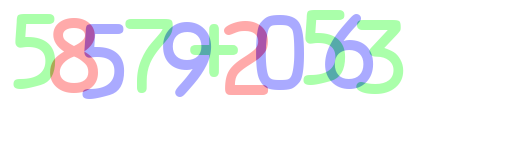
#> input picture ML/KNN/SCTF2017/Solving/images/3.png, 510 x 150 px
$ python make_train_data.py
#> lines starting #> are read from the running program, lines starting #| are printed output that depends on the picture; after the words box and inside, x2 and y2 are one past the last pixel; in counts of white or black regions, pixels touching at a corner belong together
#> further down, image is the input picture: shape (150, 510, 3); mean B, G, R 244.2, 244.2, 240.9
### ML/KNN/SCTF2017/Solving/utils.py
import cv2
import numpy as np
import re

BLUE = 0
GREEN = 1
RED = 2


# 특정한 색상의 모든 단어가 포함된 이미지를 추출합니다.
def get_chars(image, color):
    other_1 = (color + 1) % 3
    other_2 = (color + 2) % 3

    c = image[:, :, other_1] == 255
    image[c] = [0, 0, 0]
    c = image[:, :, other_2] == 255
    image[c] = [0, 0, 0]
    c = image[:, :, color] < 170  # 겹치는 구간 제거합니다.
    image[c] = [0, 0, 0]
    c = image[:, :, color] != 0
    image[c] = [255, 255, 255]  # 해당 색깔 글자는 하얀색으로 표시합니다.

    return image


# 전체 이미지에서 왼쪽부터 단어별로 이미지를 추출합니다.
def extract_chars(image):
    chars = []
    colors = [BLUE, GREEN, RED]
    for color in colors:
        image_from_one_color = get_chars(image.copy(), color)
        image_gray = cv2.cvtColor(image_from_one_color, cv2.COLOR_BGR2GRAY)
        ret, thresh = cv2.threshold(image_gray, 127, 255, 0)
        # RETR_EXTERNAL 옵션으로 숫자의 외각을 기준으로 분리
        contours, _ = cv2.findContours(thresh, cv2.RETR_EXTERNAL, cv2.CHAIN_APPROX_SIMPLE)

        for contour in contours:
            # 추출된 이미지 크기가 50 이상인 경우만 실제 문자 데이터인 것으로 파악
            area = cv2.contourArea(contour)
            if area > 50:
                x, y, width, height = cv2.boundingRect(contour)
                roi = image_gray[y:y + height, x:x + width]
                chars.append((x, roi))
#> this loop made 3 passes
#> pass 1, in get_chars, `c = image[:, :, other_1] == 255`:
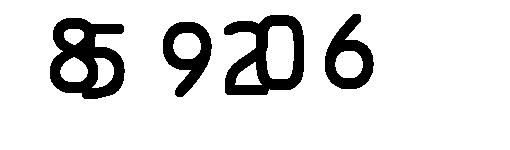
#> c: shape (150, 510) bool; 86.8% white; 4 black regions, box (x1, y1, x2, y2) and area: (50, 18, 125, 99) 3423, (224, 15, 304, 95) 3176, (163, 22, 212, 97) 1749, (325, 14, 374, 89) 1740
#> pass 1, in get_chars, `c = image[:, :, other_2] == 255`:
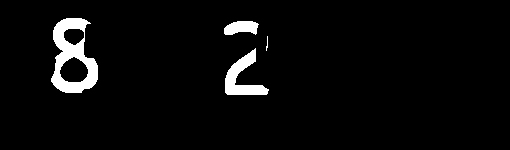
#> c: shape (150, 510) bool; 4% white; 4 white regions (1 under 20 px), largest, box (x1, y1, x2, y2) and area: (51, 18, 98, 93) 1780, (225, 48, 269, 95) 865, (224, 21, 259, 35) 368
#> pass 1, in get_chars, `c = image[:, :, color] < 170`:
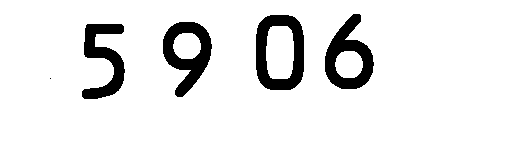
#> c: shape (150, 510) bool; 90.9% white; 5 black regions (1 under 20 px), largest, box (x1, y1, x2, y2) and area: (256, 15, 304, 90) 1926, (163, 22, 212, 97) 1749, (325, 14, 374, 89) 1740, (82, 24, 125, 99) 1568
#> after the loop:
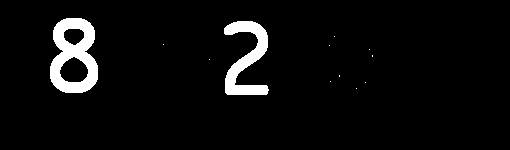
#> image_from_one_color: shape (150, 510, 3); 4.8% white; 12 white regions (10 under 20 px), largest, box (x1, y1, x2, y2) and area: (50, 18, 98, 93) 2126, (224, 21, 269, 95) 1560
#> after the loop, chars = 11 items

    chars = sorted(chars, key=lambda char: char[0])
    return chars


# 특정한 이미지를 (20 X 20) 크기로 Scaling 합니다.
def resize20(image):
    resize = cv2.resize(image, (20, 20))
    return resize.reshape(-1, 400).astype(np.float32)


# 수식 정체 (0 제거)
# [19 lines left out: function remove_first_0, not called in this run]

### ML/KNN/SCTF2017/Solving/make_train_data.py
import os
import cv2
import utils

# training_data 폴더 생성 및 그 내부에 0, 1, 2, 3, 4, 5, 6, 7, 8, 9, 10, 11, 12 폴더 생성
image = cv2.imread("images/3.png")
chars = utils.extract_chars(image)
#> chars = 11 items

for char in chars:
    cv2.imshow('Image', char[1])
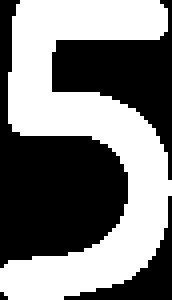
#> window 'Image': shape (75, 43) (shown 4 times larger); 48.6% white; 1 white region, box (x1, y1, x2, y2) and area: (0, 0, 43, 75) 1568
    input = cv2.waitKey(0)
#> (key Esc is pressed here)
    resized = cv2.resize(char[1], (20, 20))
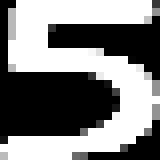
#> resized: shape (20, 20) (shown 8 times larger); min 0, max 255, mean 126.7

    if 48 <= input <= 57:  # 0 ~ 9
        name = str(input - 48)
        # os.walk는 하위의 폴더들을 탐색할 수 있게 해줍니다. (root, dirs, files)
        file_count = len(next(os.walk('./training_data/' + name + '/'))[2])
        cv2.imwrite('./training_data/' + str(input - 48) + '/' + str(file_count + 1) + '.png', resized)
    elif input == ord('a') or input == ord('b') or input == ord('c'):  # +, -, *
        name = str(input - ord('a') + 10)
        file_count = len(next(os.walk('./training_data/' + name + '/'))[2])
        cv2.imwrite('./training_data/' + str(input - ord('a') + 10) + '/' + str(file_count + 1) + '.png', resized)
